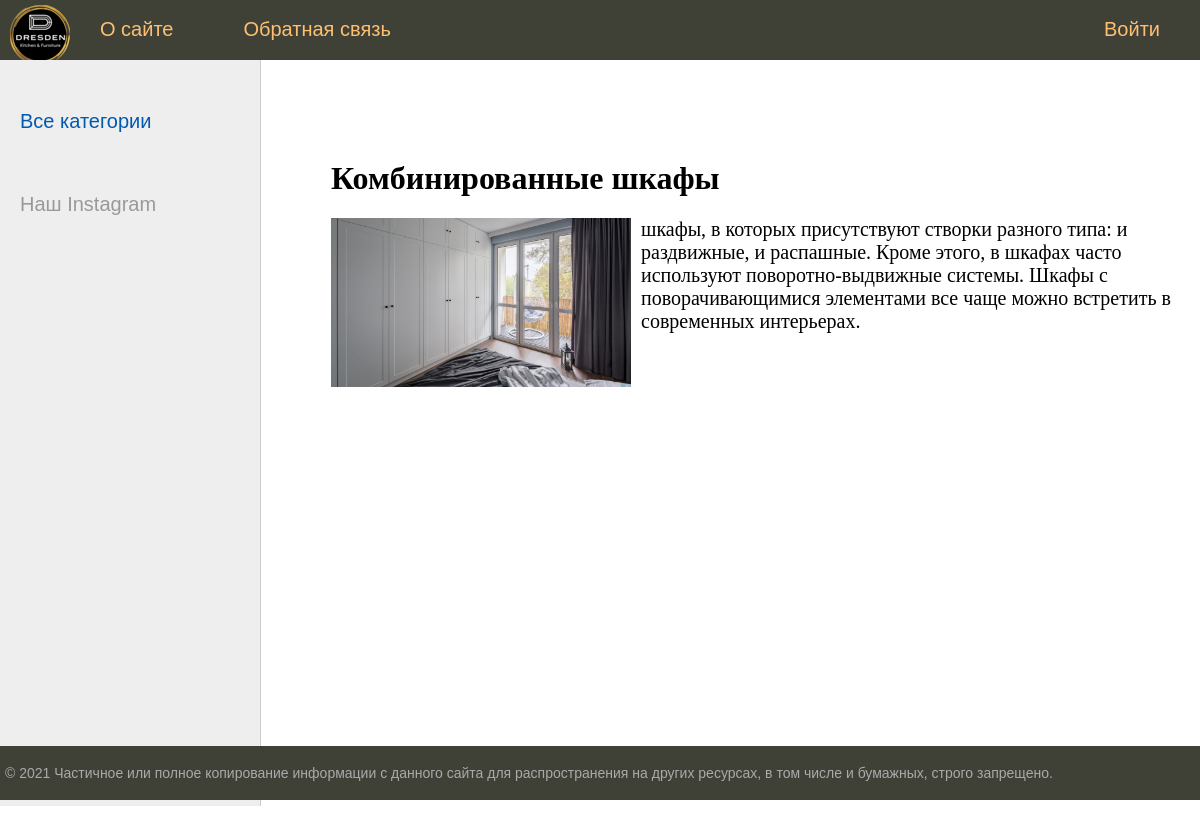
/post/kombinirovannye-shkafy/, run on the app's committed database.
### furniture/models.py (models this page shows, shortened)
class Furniture(models.Model):
    title = models.CharField(max_length=255, verbose_name="Заголовок")
    slug = models.SlugField(max_length=255, unique=True, db_index=True, verbose_name="URL")
    content = models.TextField(blank=True, verbose_name="Контент")
    photo = models.ImageField(upload_to="photos/%Y/%m/%d/", verbose_name="Фото")
    time_create = models.DateTimeField(auto_now_add=True)
    time_update = models.DateTimeField(auto_now=True)
    is_published = models.BooleanField(default=True, verbose_name="Публикация")
    cat = models.ForeignKey('Category', on_delete=models.PROTECT, verbose_name="Категории")
    def __str__(self):
        return self.title
    class Meta:
        ordering = ['id']

### furniture/views.py (the view)
# urls.py: path('post/<slug:post_slug>/', ShowPost.as_view(), name='post'),
class ShowPost(DataMixin, DetailView):
    model = Furniture
    template_name = 'furniture/post.html'
    slug_url_kwarg = 'post_slug'
    context_object_name = 'post'
    def get_context_data(self, *, object_list=None, **kwargs):
        context = super().get_context_data(**kwargs)
        c_def = self.get_user_context(title=context['post'])
        return context | c_def

### furniture/utils.py (called while the page is built)
    def get_user_context(self, **kwargs):
        context = kwargs
        cats = Category.objects.all()
        user_menu = menu.copy()
        if not self.request.user.is_authenticated:
            user_menu.pop(1)
        context['menu'] = user_menu
        context['cats'] = cats
        if 'cat_selected' not in context:
            context['cat_selected'] = 0
        return context

### furniture/templates/furniture/post.html
{% extends 'furniture/base.html' %}
{% block content %}
<h1>{{post.title}}</h1>
{% if post.photo %}
<p><img class="img-article-left" src="{{post.photo.url}}"></p>
{% endif %}
{{post.content|linebreaks}}
{% endblock %}

### furniture/static/furniture/css/styles.css (style rules this page uses)
html, body { font-family: 'Arial'; margin: 0; padding: 0; height: 100%; width: 100%; color: #444; }
img { max-width: 600px; height: auto; }
img.img-article-left { max-width: 300px; height: auto; float: left; padding: 0 10px 10px 0; }
.content-text h1 { font-size: 32px; }

### data on the page
Furniture: title "Комбинированные шкафы", photo (picture), content "шкафы, в которых присутствуют створки разного типа: и раздвижные, и распашные. Кроме этого, в шкафах часто используют поворотно-выдвижные системы. Шкафы с поворачивающимися элементами все чаще можно встретить в современных интерьерах."

### other printed values
{{ m.title }} "О сайте" "Обратная связь"
{{ m.title }} "Войти"
